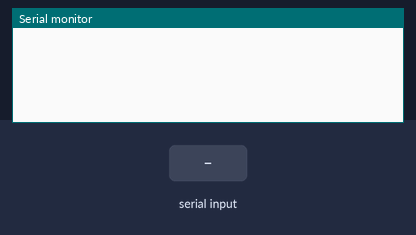
Bench run of a sketch on a simulated Arduino Uno, built with avr-gcc and run on an emulated ATmega328P. Shown: the last lines printed to the serial monitor. The inputs (shaded band) are chosen by the test bench.

Above: at 1.2 s.
1.3 s: "r" received over Serial
At 2.0 s:
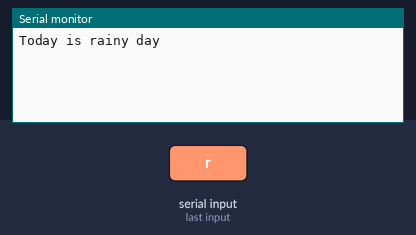
2.8 s: "1" received over Serial
At 3.1 s:
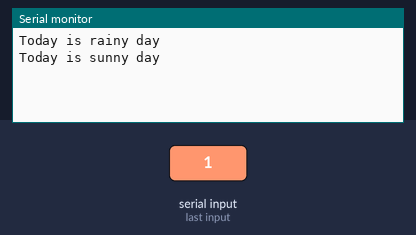

Measured:
- after the input at 1.3 s, the serial monitor: prints a new line at once (image 1)
- after the input at 2.8 s, the serial monitor: prints a new line at once (image 2)

The sketch:

If_else_condition.ino
```cpp
//If else condition
void setup()
{

  Serial.begin(9600);

}

void loop()
{
  if(Serial.available()>0){
 char data=Serial.read();
  if(data=='r'){
    Serial.println("Today is rainy day");
  }
  else{
    Serial.println("Today is sunny day");
  }

delay(1000);
  }
}
```
